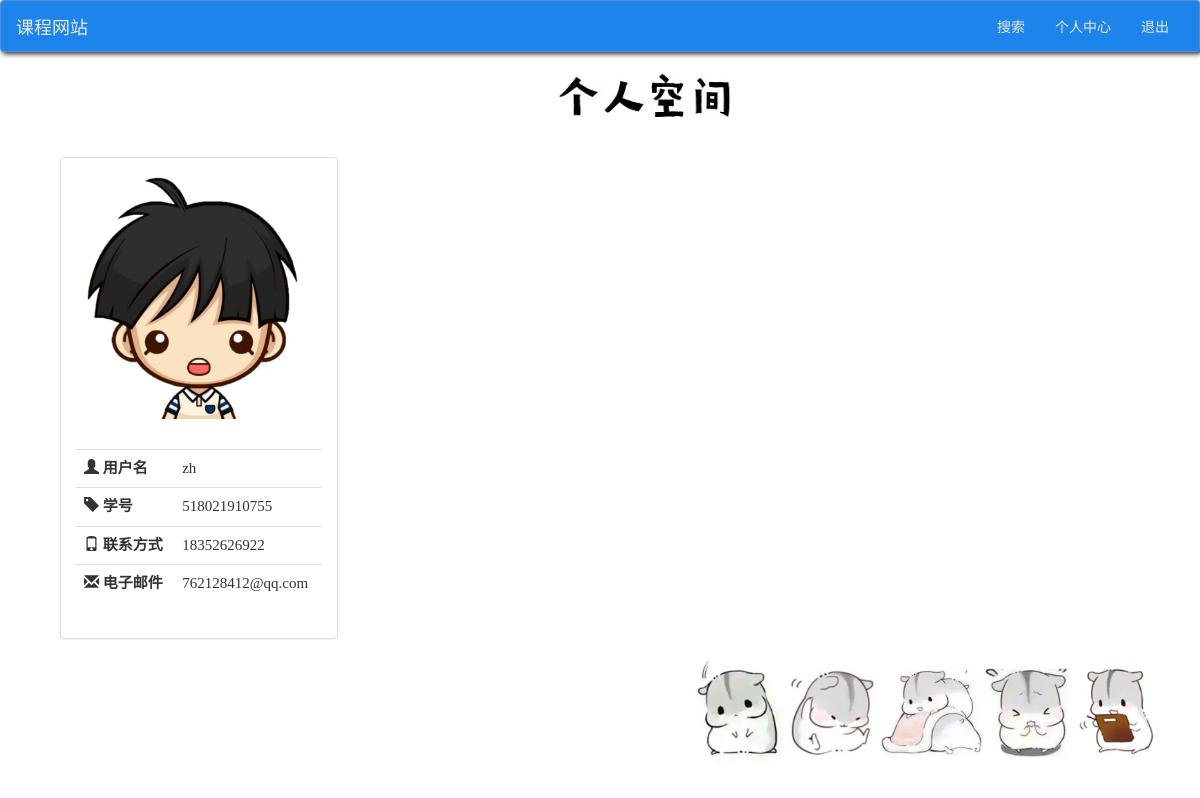
Page /my_account/ (signed in) on the earlier database version.
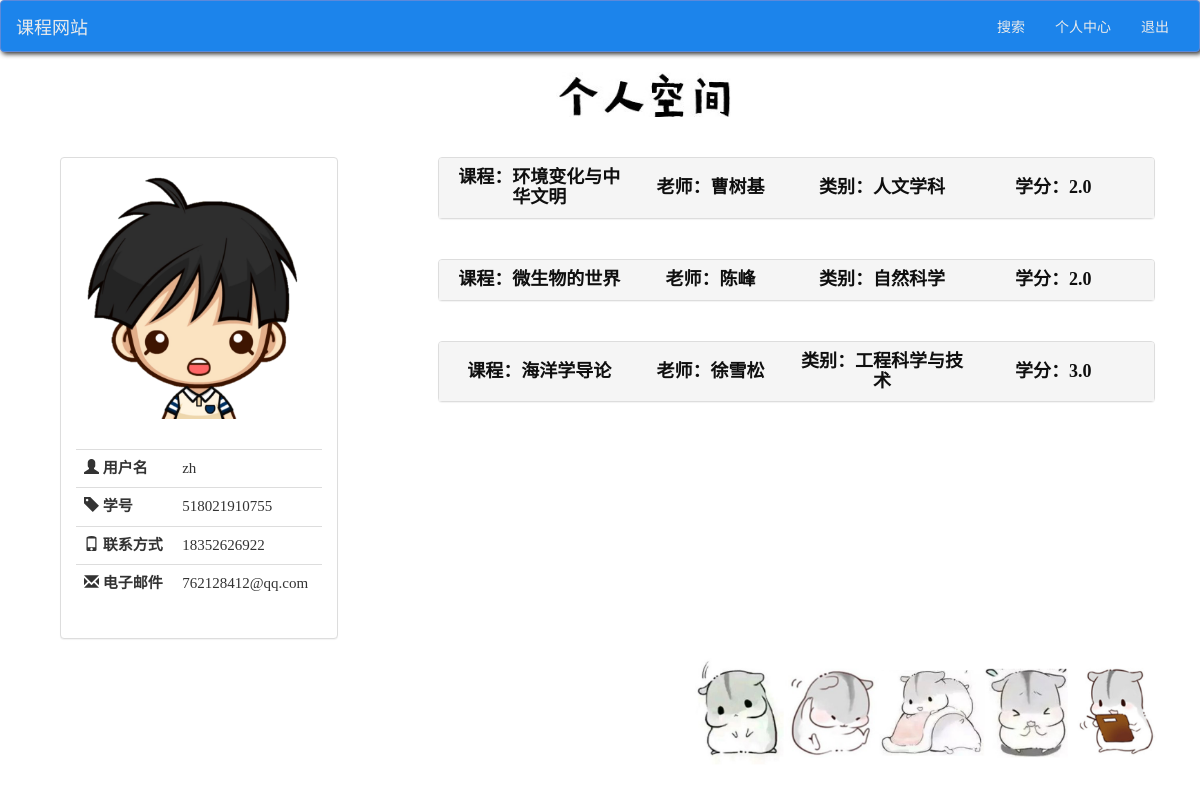
Same page on the later database version.
### log_sign/models.py (models this page shows)
class normal_user(models.Model):
    user = models.OneToOneField(User, on_delete=models.CASCADE)
    student_number = models.CharField(blank=True, max_length=50)
    phone = models.CharField(blank=True, max_length=50)
    class Meta:
        verbose_name_plural = 'normal_user'

### course_search_judgement/models.py (models this page shows)
class judgement_system(models.Model):
    name = models.ForeignKey(normal_user, on_delete=models.CASCADE)
    course = models.ForeignKey(course, on_delete=models.CASCADE)
    create_date = models.DateTimeField(default=datetime.datetime.now())
    recommend_mark = models.DecimalField(max_digits=2, decimal_places=0)  # 推荐程度
    hard_core_mark = models.DecimalField(max_digits=2, decimal_places=0)  # 硬核程度
    mark_of_interest = models.DecimalField(max_digits=2, decimal_places=0)  # 无聊程度
    time_for_homework = models.CharField(max_length=100, null=False)  # 平时作业及用时
    the_constitution_of_grade = models.CharField(max_length=50, null=False)  # 综合分数组成
    comment_of_the_course = models.CharField(max_length=300, null=False)  # 课程体验及评价
    comment_of_the_teacher = models.CharField(max_length=300, null=False)  # 教师评价
    number_of_thumb_up = models.DecimalField(max_digits=3, decimal_places=0, default=0)  # 点赞的数目

class course(models.Model):
    name = models.CharField(max_length=20, null=False)
    teacher = models.CharField(max_length=10, null=False)
    credit = models.DecimalField(max_digits=10, decimal_places=1)
    type = models.CharField(max_length=20)

### my_account/views.py (the view)
# urls.py: path('', views.my_account, name='my_account'),
def my_account(request):
    user = request.user
    user_ = normal_user.objects.filter(user=user)
    user_id = user_[0].id
    judges = judgement_system.objects.filter(name_id=user_id)
    normal_user_ = normal_user.objects.filter(id=user_id)
    judges.student_number = normal_user_[0].student_number
    judges.phone = normal_user_[0].phone
    auth_ = User.objects.filter(id=normal_user_[0].user_id)
    judges.email = auth_[0].email
    judges.username = auth_[0].username
    for judge in judges:
        my_course = course.objects.filter(id=judge.course_id)
        judge.course_name = my_course[0].name
        judge.course_teacher = my_course[0].teacher
        judge.course_type = my_course[0].type
        judge.course_credit = my_course[0].credit
        thumb_ = thumb_up.objects.filter(user_id_id=user_id, judgement_id_id=judge.id)
        if thumb_:
            judge.tb = 1
        else:
            judge.tb = 0
    return render(request, 'my_account.html', {'my_account': judges})

### templates/my_account.html (shortened to what this page needs)
{% extends 'base.html' %}
{% load static %}
{% block css %}
    <link href="//cdn.bootcss.com/bootstrap/3.3.6/css/bootstrap.min.css" rel="stylesheet">
    <link href="{% static 'bootstrap/css/star-rating.css' %}" media="all" rel="stylesheet" type="text/css"/>
    <link href="{% static 'css/my_account.css' %}" rel="stylesheet"/>
{% endblock %}
{% block content %}
    <div class="row" style="margin-left: 5vw;margin-top: 20px;margin-bottom: 20px">
        <div class="col-md-4 col-lg-offset-5 ">
            <img src={% static "/img/pendant_1.png" %} alt="个人空间" style="width: 15vw;">
        </div>
    </div>
    <div class="row" style="margin-top: 10px">
        <div class="col-md-3" id="user-box">
            <div class="panel panel-default">
                <div class="panel-body">
                    <img src={% static "/img/user.png" %} alt="头像">
                </div>
                <div class="panel-body">
                    <table class="table table-borderless" style="table-layout: fixed;">
                        <tr>
                            <td colspan="2"><span class="glyphicon glyphicon-user"></span> <p style="font-weight: bolder;display: inline">用户名</p></td>
                            <td colspan="3">{{ my_account.username }}</td>
                        </tr>
                        <tr>
                            <td colspan="2"><span class="glyphicon glyphicon-tag"></span> <p style="font-weight: bolder;display: inline">学号</p></td>
                            <td colspan="3">{{ my_account.student_number }}</td>
                        </tr>
                        <tr>
                            <td colspan="2"><span class="glyphicon glyphicon-phone"></span> <p style="font-weight: bolder;display: inline">联系方式</p></td>
                            <td colspan="3">{{ my_account.phone }}</td>
                        </tr>
                        <tr>
                            <td colspan="2"><span class="glyphicon glyphicon-envelope"></span> <p style="font-weight: bolder;display: inline">电子邮件</p></td>
                            <td colspan="3">{{ my_account.email }}</td>
                        </tr>
                    </table>
                </div>
            </div>
        </div>
        <div class="col-md-7" style="padding: 0;margin-right: 5vw;float: right;display: inline">
            {% for judge in my_account %}
                <div class="col-md-7" id="content-box">
                    <div class="panel-group" id="accordion{{ judge.id }}">
                        <div class="panel panel-default">
                            <div class="panel-heading">
                                <h4 class="panel-title">
                                    <a id= "course-info" data-toggle="collapse" data-parent="#accordion{{ judge.id }}" href="#collapse{{ judge.id }}">
                                        <table class="title" style="table-layout: fixed;font-family: 宋体;font-weight: bold;">
                                            <tr>
                                                <td>课程：{{ judge.course_name }}</td>
                                                <td>老师：{{ judge.course_teacher }}</td>
                                                <td>类别：{{ judge.course_type }}</td>
                                                <td>学分：{{ judge.course_credit }}</td>
                                            </tr>
                                        </table>
                                    </a>
                                </h4>
                            </div>
                        </div>
                    </div>
                </div>
            {% endfor %}
            <div class="col-md-4 col-md-offset-4" id="pic-box">
                <img src={% static "/img/仓鼠.png" %} alt="装饰图片" style="position: fixed;bottom: 30px;width: 40%;display: inline-block">
            </div>
        </div>
    </div>
{% endblock %}

### templates/base.html (shortened to what this page needs)
{% load static %}
<!DOCTYPE html>
<html lang="zh-Hans">
<head>
    <link href="{% static 'bootstrap/css/bootstrap.min.css' %}" rel="stylesheet">
    <link href="{% static 'css/base.css' %}" rel="stylesheet"/>
    {% block css %}{% endblock %}
</head>
<body>
<nav class="navbar navbar-default">
    <div class="container-fluid">
        <div class="navbar-header">
            <a class="navbar-brand" href="{% url 'log_sign:home' %}" style="color: white">课程网站</a>
        </div>
        <div class="collapse navbar-collapse" id="my-nav">
            <ul class="nav navbar-nav navbar-right">
                {% if user.is_authenticated %}
                    <li><a href="{% url 'course_search_judgement:search_from' %}" style="color: white">搜索</a></li>
                    <li><a href="{% url 'my_account:my_account' %}" style="color: white">个人中心</a></li>
                    <li><a href="{% url 'log_sign:logout' %}" style="color: white">退出</a></li>
                {% else %}
                    <li><a href="{% url 'log_sign:login' %}" style="color: white">登录</a></li>
                    <li><a href="{% url 'log_sign:register' %}" style="color: white">注册</a></li>
                {% endif %}
            </ul>
        </div>
    </div>
</nav>
{% block content %}{% endblock %}
</body>
</html>

### static/css/base.css (style rules this page uses)
.navbar.navbar-default { margin: auto; background-color: dodgerblue; border-color: cornflowerblue; box-shadow: 2px 2px 5px #333333; -moz-box-shadow: 2px 2px 5px #333333; -webkit-box-shadow: 2px 2px 5px #333333; -o-box-shadow: 2px 2px 5px #333333; filter: brightness(0.92); -webkit-filter: brightness(0.92); }

### static/css/my_account.css (style rules this page uses)
#content-box { margin-top: 20px; margin-right: 0; margin-left: 0; padding: 0; display: inline; z-index: 10; width: 100%; }
#user-box { margin-top: 20px; display: inline; float:left; margin-left: 5vw; }
img { width: 100%; }
#course-info { font-size: 20px; font-family: "微软雅黑 Light"; font-weight: bold; text-decoration: none; }
#course-info:link { color: #0f0f0f; }
.title { width: 100%; text-align: center; font-size: 18px; }
.table { font-size: 15px; font-family: 宋体; }
body { position: relative; }

Differences in the rows shown:
added judgement_system: course_name "环境变化与中华文明", course_teacher "曹树基", course_type "人文学科", course_credit "2.0"
added judgement_system: course_name "微生物的世界", course_teacher "陈峰", course_type "自然科学", course_credit "2.0"
added judgement_system: course_name "海洋学导论", course_teacher "徐雪松", course_type "工程科学与技术", course_credit "3.0"
